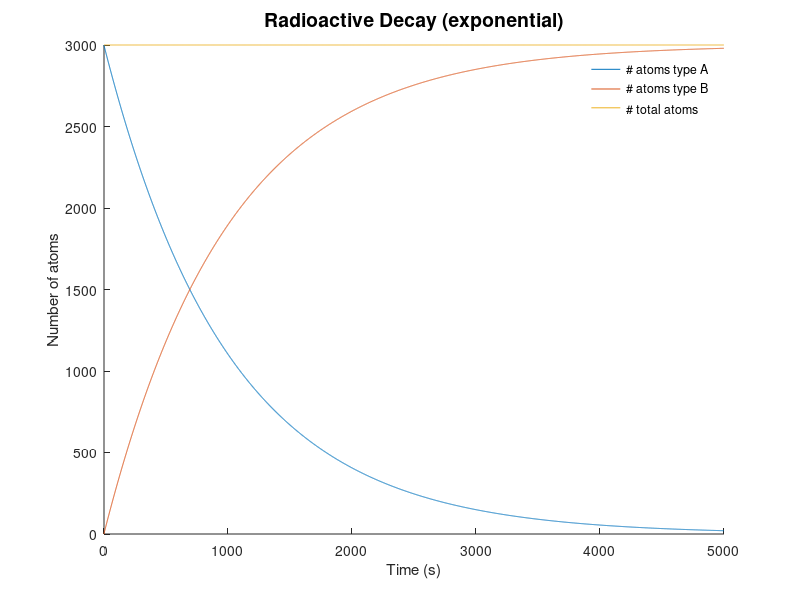
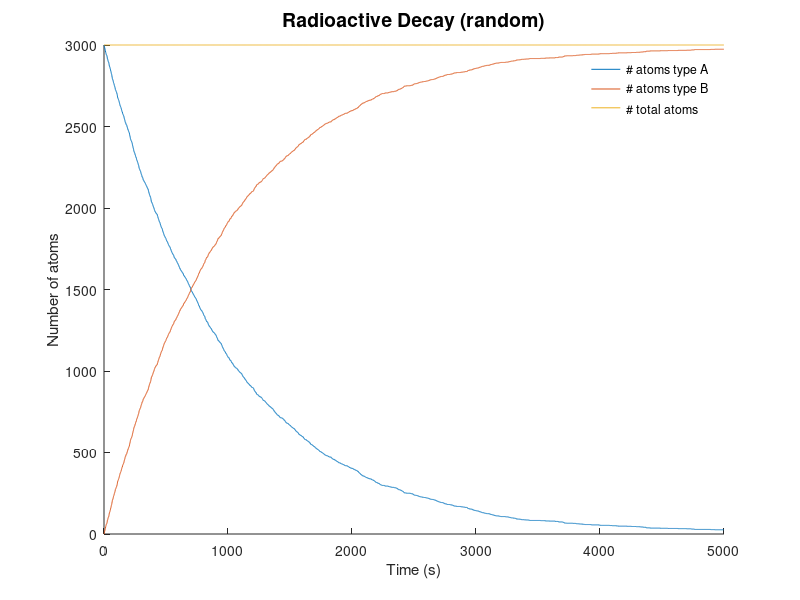

The MATLAB source for these figures, in order: (Note: this script raises an error after producing the figures.)
 clear,
close all,

lambda = 0.001; %decays/s
M = 5000; % total number of time steps
t = 0:(M-1); % time series
N0 = 3e3;
NA = zeros(M,1); 
NB = zeros(M,1); 
NA(1) = N0;

Time1=tic;
for j=2:M
    NA(j) = NA(1)*exp(-lambda*j); % number of type 1 atoms that are left
    NB(j) = NA(1) - NA(j); % number of type 2 atoms   
end
Time2=toc(Time1);
f1=figure;
figure(f1);
plot(t, [NA, NB, NA+NB]), box off
xlabel('Time (s)');
ylabel('Number of atoms');
title('Radioactive Decay (exponential)','FontSize',14);

legend({'# atoms type A', '# atoms type B','# total atoms'})
legend boxoff

NC = zeros(M,1); 
ND = zeros(M,1); 
NC(1) = N0;
Time3=tic;
for j=2:M
    n_NCtoND = nnz(rand(NC(j-1),1) <= lambda);
    NC(j) = NC(j-1) - n_NCtoND; % number of type 1 atoms that are left
    ND(j) = ND(j-1) + n_NCtoND; % number of type 2 atoms   
end
Time4=toc(Time3);
f2 = figure;
figure(f2);
plot(t, [NC, ND, NC+ND]), box off
xlabel('Time (s)');
ylabel('Number of atoms');
title('Radioactive Decay (random)','FontSize',14);
legend({'# atoms type A', '# atoms type B','# total atoms'})
legend boxoff


M = 5000; % total number of time steps
tspan = 0:(M-1);
y0=[N0 0 N0];
Time5=tic;
[t,y] = ode45(@(t,y)odefcn(y,lambda),tspan,y0);
Time6=toc(Time5);

f3 = figure;
figure(f3);
plot(t,y), box off
xlabel('Time (s)');
ylabel('Number of atoms');
title('Radioactive Decay (differential equation)','FontSize',14);
legend({'# atoms type A', '# atoms type B','# total atoms'})
legend boxoff

f4=figure;
figure(f4);
plot(t,sqrt((NC-NA).^2),'b',t,sqrt((y(:,1)-NA).^2),'red')
title('Variance from exact solution','FontSize',14);
xlabel('Time (s)');
ylabel('Number of atoms');
legend({'random function', 'differential equation'},'FontSize',14)


function dydt = odefcn(y, L)
dydt = zeros(3,1);
dydt(1) = -L*y(1);
dydt(2) = L*y(1);
dydt(3) = 0;
end

